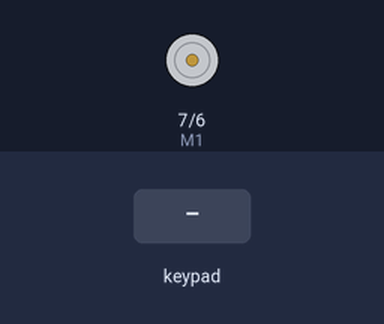
Bench run of a sketch on a simulated Arduino Uno, built with avr-gcc and run on an emulated ATmega328P. Parts: direction and speed pins drawn as motors (green arrow = direction pin HIGH = forward, orange = LOW = backward, longer = more drive). The inputs (shaded band) are chosen by the test bench. What the sketch prints to the serial monitor is not drawn.

Above: at 1.2 s.
1.3 s: key '6' pressed
At 2.0 s:
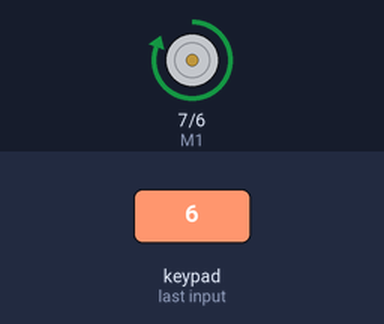
Timing chart, 0 to 4.3 s (numbered marks = the images above; inputs shaded):
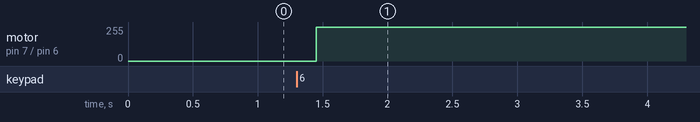

The sketch:

try3.ino
```cpp
//This sketch uses a helper class to make the MPR121 easier to use
// The helper is in the MPR121_Helper.h tab - you don't need to modify it
// Just use the simple commands like touch.isNewTouch(0)

// connect capactive touch sensor 6 to area you want to be sensitive

#include <Wire.h>
#include "Adafruit_MPR121.h"
#include "MPR121_Helper.h"

int E1 = 6;
//pin 6 connected to E1 on motior controller
//PWM pin
// range is 0 - 255

int M1 = 7;
//pin 7 connected to M1 on motor controller
//Direction pin
//can be HIGH or LOW


// Create the sensor
Adafruit_MPR121 cap = Adafruit_MPR121();
// Create the touch helper object
MPR121_Helper touch(&cap);

// constant variable for number of electrodes
const int NUM_ELECTRODES = 12;


void setup() {

 Serial.begin(9600);
 while (!Serial) { delay(10); }
 Wire.begin();
 Serial.println("MPR121 Touch Sensor Example");


  pinMode(M1, OUTPUT);
 pinMode(E1, OUTPUT);
  //is the sensor detected?
 if (!cap.begin(0x5A)) {
   Serial.println("MPR121 not found, check wiring?");
   while (1);
 }
 Serial.println("MPR121 found!");
 cap.setAutoconfig(true);
}


void loop() {


 // Update touch data once per loop
 touch.updateTouchData();

   //if electrode 6 touched

   if (touch.isNewTouch(6)) {
     digitalWrite(M1, HIGH);
    analogWrite(E1, 0);
   }
 //goes UP when touched

   //is electrode 6 released
   if (touch.isNewRelease(6)) {

     digitalWrite(M1, HIGH);
      analogWrite(E1, 255);
   }
 }


//goes DOWN when NOT touched

 /*// Update touch data once per loop
 touch.updateTouchData();

   if (touch.isNewTouch(0)) {
   digitalWrite(M1, HIGH);
    analogWrite(E1, 0);
   } else {
  digitalWrite(M1, HIGH);
  analogWrite(E1, 255);
   }
  delay(100);
}*/
```

MPR121_Helper.h
```cpp
#ifndef MPR121_HELPER_H
#define MPR121_HELPER_H

#include "Adafruit_MPR121.h"

// Beginner-friendly wrapper for Adafruit MPR121 to align with the old Bare Conductive library
// Hides the need to show Bit manipulation to beginners.
class MPR121_Helper {
private:
  Adafruit_MPR121* sensor;
  uint16_t currentTouchData;
  uint16_t lastTouchData;

public:
  MPR121_Helper(Adafruit_MPR121* cap) {
    sensor = cap;
    currentTouchData = 0;
    lastTouchData = 0;
  }

  // Update touch data from the sensor. Call this once per loop
  void updateTouchData() {
    lastTouchData = currentTouchData;
    currentTouchData = sensor->touched();
  }

  // Check if a specific sensor is currently touched
  bool isTouched(uint8_t electrode) {
    if (electrode > 11) return false;
    return (currentTouchData & (1 << electrode)) != 0;
  }

  // Check if a sensor was touched in the last reading
  bool wasTouched(uint8_t electrode) {
    if (electrode > 11) return false;
    return (lastTouchData & (1 << electrode)) != 0;
  }

  // Check if there is a new touch event
  bool isNewTouch(uint8_t electrode) {
    return isTouched(electrode) && !wasTouched(electrode);
  }

  // Check if there was a new release event
  bool isNewRelease(uint8_t electrode) {
    return !isTouched(electrode) && wasTouched(electrode);
  }

  // Get the total number of sensors currently touched
  uint8_t getNumTouches() {
    uint8_t count = 0;
    for (uint8_t i = 0; i < 12; i++) {
      if (isTouched(i)) count++;
    }
    return count;
  }
};

#endif
```

Measured:
- after the input at 1.3 s, motor on pin 7 (M1) / pin 6 (E1): stopped → forward 255/255 after 0.15 s
